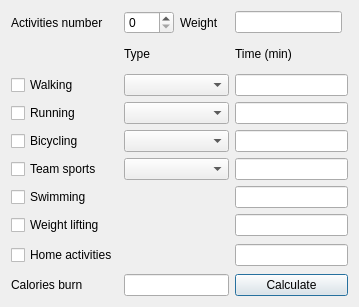
<?xml version="1.0" encoding="UTF-8"?>
<ui version="4.0">
 <class>Burning</class>
 <widget class="QDialog" name="Burning">
  <property name="geometry">
   <rect>
    <x>0</x>
    <y>0</y>
    <width>359</width>
    <height>307</height>
   </rect>
  </property>
  <property name="windowTitle">
   <string>Burning calories</string>
  </property>
  <layout class="QGridLayout" name="gridLayout">
   <item row="7" column="1" colspan="2">
    <spacer name="horizontalSpacer_10">
     <property name="orientation">
      <enum>Qt::Horizontal</enum>
     </property>
     <property name="sizeHint" stdset="0">
      <size>
       <width>105</width>
       <height>21</height>
      </size>
     </property>
    </spacer>
   </item>
   <item row="0" column="1">
    <widget class="QSpinBox" name="spin_num">
     <property name="maximum">
      <number>7</number>
     </property>
    </widget>
   </item>
   <item row="3" column="1" colspan="2">
    <widget class="QComboBox" name="combo_run">
     <item>
      <property name="text">
       <string/>
      </property>
     </item>
     <item>
      <property name="text">
       <string>8 km/h</string>
      </property>
     </item>
     <item>
      <property name="text">
       <string>11 km/h</string>
      </property>
     </item>
     <item>
      <property name="text">
       <string>16 km/h</string>
      </property>
     </item>
    </widget>
   </item>
   <item row="3" column="3" colspan="2">
    <widget class="QLineEdit" name="time_run">
     <property name="maxLength">
      <number>3</number>
     </property>
    </widget>
   </item>
   <item row="5" column="0">
    <widget class="QCheckBox" name="box_team">
     <property name="text">
      <string>Team sports</string>
     </property>
    </widget>
   </item>
   <item row="8" column="0">
    <widget class="QCheckBox" name="box_home">
     <property name="text">
      <string>Home activities</string>
     </property>
    </widget>
   </item>
   <item row="8" column="1" colspan="2">
    <spacer name="horizontalSpacer_11">
     <property name="orientation">
      <enum>Qt::Horizontal</enum>
     </property>
     <property name="sizeHint" stdset="0">
      <size>
       <width>40</width>
       <height>26</height>
      </size>
     </property>
    </spacer>
   </item>
   <item row="3" column="0">
    <widget class="QCheckBox" name="box_run">
     <property name="text">
      <string>Running</string>
     </property>
    </widget>
   </item>
   <item row="5" column="1" colspan="2">
    <widget class="QComboBox" name="combo_team">
     <item>
      <property name="text">
       <string/>
      </property>
     </item>
     <item>
      <property name="text">
       <string>Basketball</string>
      </property>
     </item>
     <item>
      <property name="text">
       <string>Football</string>
      </property>
     </item>
     <item>
      <property name="text">
       <string>Tennis</string>
      </property>
     </item>
    </widget>
   </item>
   <item row="8" column="3" colspan="2">
    <widget class="QLineEdit" name="time_home">
     <property name="maxLength">
      <number>3</number>
     </property>
    </widget>
   </item>
   <item row="2" column="3" colspan="2">
    <widget class="QLineEdit" name="time_walk">
     <property name="maxLength">
      <number>3</number>
     </property>
    </widget>
   </item>
   <item row="4" column="1" colspan="2">
    <widget class="QComboBox" name="combo_bike">
     <item>
      <property name="text">
       <string/>
      </property>
     </item>
     <item>
      <property name="text">
       <string>16 km/h</string>
      </property>
     </item>
     <item>
      <property name="text">
       <string>16 - 19 km/h</string>
      </property>
     </item>
     <item>
      <property name="text">
       <string>19 - 22 km/h</string>
      </property>
     </item>
     <item>
      <property name="text">
       <string>22 - 26 km/h</string>
      </property>
     </item>
    </widget>
   </item>
   <item row="5" column="3" colspan="2">
    <widget class="QLineEdit" name="time_team">
     <property name="maxLength">
      <number>3</number>
     </property>
    </widget>
   </item>
   <item row="7" column="0">
    <widget class="QCheckBox" name="box_lift">
     <property name="text">
      <string>Weight lifting</string>
     </property>
    </widget>
   </item>
   <item row="9" column="0">
    <widget class="QLabel" name="label_9">
     <property name="text">
      <string>Calories burn</string>
     </property>
    </widget>
   </item>
   <item row="4" column="0">
    <widget class="QCheckBox" name="box_bike">
     <property name="text">
      <string>Bicycling</string>
     </property>
    </widget>
   </item>
   <item row="1" column="1">
    <widget class="QLabel" name="label_type">
     <property name="text">
      <string>Type</string>
     </property>
    </widget>
   </item>
   <item row="2" column="1" colspan="2">
    <widget class="QComboBox" name="combo_walk">
     <property name="placeholderText">
      <string/>
     </property>
     <item>
      <property name="text">
       <string/>
      </property>
     </item>
     <item>
      <property name="text">
       <string>3 km/h</string>
      </property>
     </item>
     <item>
      <property name="text">
       <string>5 km/h</string>
      </property>
     </item>
    </widget>
   </item>
   <item row="4" column="3" colspan="2">
    <widget class="QLineEdit" name="time_bike">
     <property name="maxLength">
      <number>3</number>
     </property>
    </widget>
   </item>
   <item row="6" column="0">
    <widget class="QCheckBox" name="box_swim">
     <property name="text">
      <string>Swimming</string>
     </property>
    </widget>
   </item>
   <item row="0" column="0">
    <widget class="QLabel" name="label_11">
     <property name="text">
      <string>Activities number</string>
     </property>
    </widget>
   </item>
   <item row="6" column="1" colspan="2">
    <spacer name="horizontalSpacer_14">
     <property name="orientation">
      <enum>Qt::Horizontal</enum>
     </property>
     <property name="sizeHint" stdset="0">
      <size>
       <width>105</width>
       <height>20</height>
      </size>
     </property>
    </spacer>
   </item>
   <item row="2" column="0">
    <widget class="QCheckBox" name="box_walk">
     <property name="text">
      <string>Walking</string>
     </property>
    </widget>
   </item>
   <item row="6" column="3" colspan="2">
    <widget class="QLineEdit" name="time_swim">
     <property name="maxLength">
      <number>3</number>
     </property>
    </widget>
   </item>
   <item row="9" column="1" colspan="2">
    <widget class="QLineEdit" name="line_burn">
     <property name="readOnly">
      <bool>true</bool>
     </property>
    </widget>
   </item>
   <item row="1" column="3" colspan="2">
    <widget class="QLabel" name="label_time">
     <property name="text">
      <string>Time (min)</string>
     </property>
    </widget>
   </item>
   <item row="7" column="3" colspan="2">
    <widget class="QLineEdit" name="time_lift">
     <property name="maxLength">
      <number>3</number>
     </property>
    </widget>
   </item>
   <item row="9" column="3" colspan="2">
    <widget class="QPushButton" name="pushButton">
     <property name="text">
      <string>Calculate</string>
     </property>
    </widget>
   </item>
   <item row="0" column="3">
    <widget class="QLineEdit" name="line_weight">
     <property name="maxLength">
      <number>3</number>
     </property>
    </widget>
   </item>
   <item row="0" column="2">
    <widget class="QLabel" name="label">
     <property name="text">
      <string>Weight</string>
     </property>
    </widget>
   </item>
  </layout>
 </widget>
 <tabstops>
  <tabstop>spin_num</tabstop>
  <tabstop>line_weight</tabstop>
  <tabstop>box_walk</tabstop>
  <tabstop>combo_walk</tabstop>
  <tabstop>time_walk</tabstop>
  <tabstop>box_run</tabstop>
  <tabstop>combo_run</tabstop>
  <tabstop>time_run</tabstop>
  <tabstop>box_bike</tabstop>
  <tabstop>combo_bike</tabstop>
  <tabstop>time_bike</tabstop>
  <tabstop>box_team</tabstop>
  <tabstop>combo_team</tabstop>
  <tabstop>time_team</tabstop>
  <tabstop>box_swim</tabstop>
  <tabstop>time_swim</tabstop>
  <tabstop>box_lift</tabstop>
  <tabstop>time_lift</tabstop>
  <tabstop>box_home</tabstop>
  <tabstop>time_home</tabstop>
  <tabstop>line_burn</tabstop>
  <tabstop>pushButton</tabstop>
 </tabstops>
 <resources/>
 <connections/>
</ui>
